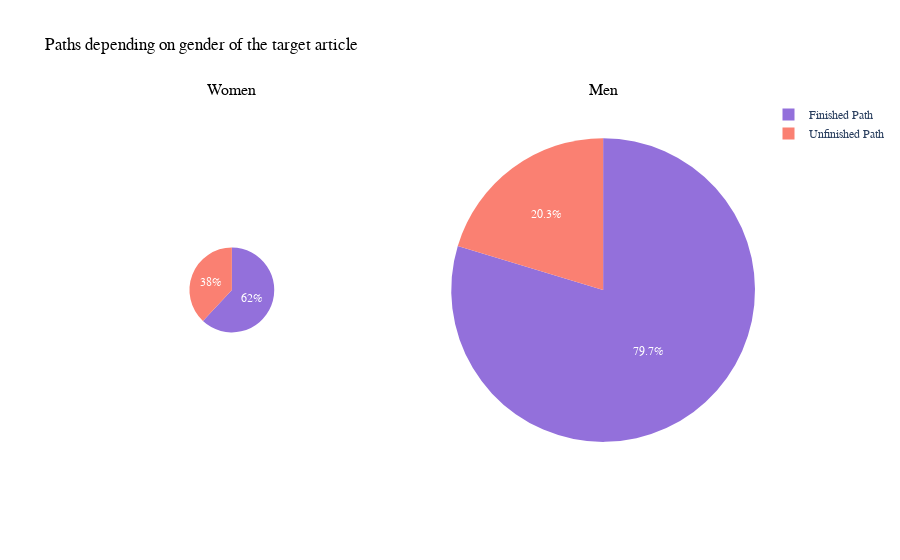

Source (notebook cell):
### Markdown cell above
#### **Plot 5**

### Code cell
labels = ["Unfinished Path", "Finished Path"]

fig = make_subplots(1, 2, specs=[[{'type':'domain'}, {'type':'domain'}]],
                    subplot_titles=['Women', 'Men'])
fig.add_trace(go.Pie(labels=labels, values=women_target_paths['source'], scalegroup='one',
                     name="Woman as target"), 1, 1)
fig.add_trace(go.Pie(labels=labels, values=men_target_paths['source'], scalegroup='one',
                     name="Man as target"), 1, 2)

fig.update_traces(textfont_color='white',
                  marker=dict(colors=['salmon', 'mediumpurple']))
fig.update_layout(title_text='Paths depending on gender of the target article', title_font_color = 'black', font_family = "Helvetica")
fig.update_annotations(font_color = 'black', font_family = "Helvetica")
fig.show()

#fig.to_html(full_html = False, include_plotlyjs='cdn')
#fig.write_html("datastory_plot/piechart.html", full_html=False, include_plotlyjs='cdn')

### Figure 1 — Plotly figure (JSON) as saved in the notebook; plotly's stock layout.template omitted (floating-point values rounded to 4 significant figures)
{"data": [{"domain": {"x": [0, 0.45], "y": [0, 1]}, "labels": ["Unfinished Path", "Finished Path"], "marker": {"colors": ["salmon", "mediumpurple"]}, "name": "Woman as target", "scalegroup": "one", "textfont": {"color": "white"}, "type": "pie", "values": [213, 347]}, {"domain": {"x": [0.55, 1], "y": [0, 1]}, "labels": ["Unfinished Path", "Finished Path"], "marker": {"colors": ["salmon", "mediumpurple"]}, "name": "Man as target", "scalegroup": "one", "textfont": {"color": "white"}, "type": "pie", "values": [1460, 5727]}], "layout": {"annotations": [{"font": {"color": "black", "family": "Helvetica", "size": 16}, "showarrow": false, "text": "Women", "x": 0.225, "xanchor": "center", "xref": "paper", "y": 1, "yanchor": "bottom", "yref": "paper"}, {"font": {"color": "black", "family": "Helvetica", "size": 16}, "showarrow": false, "text": "Men", "x": 0.775, "xanchor": "center", "xref": "paper", "y": 1, "yanchor": "bottom", "yref": "paper"}], "autosize": true, "font": {"family": "Helvetica"}, "title": {"font": {"color": "black"}, "text": "Paths depending on gender of the target article"}}}
